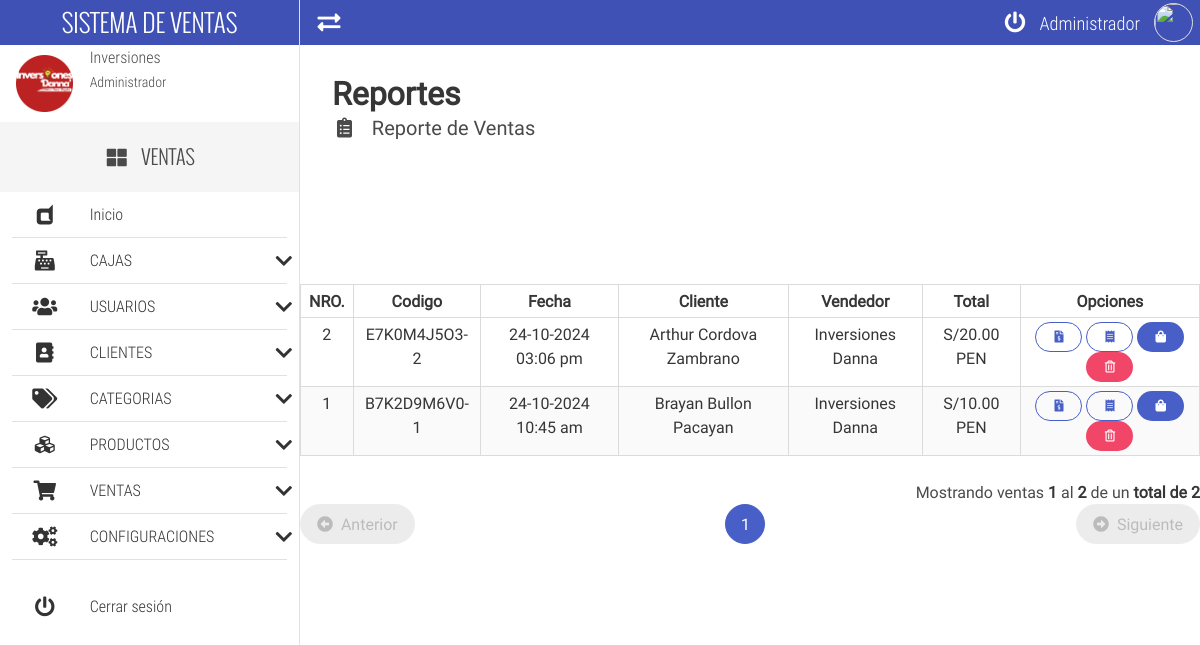
Page /saleList/ (signed in) on the committed database.
### tables this page shows
CREATE TABLE `venta` (
  `venta_id` int(30) NOT NULL,
  `venta_codigo` varchar(200) NOT NULL,
  `venta_fecha` date NOT NULL,
  `venta_hora` varchar(17) NOT NULL,
  `venta_total` decimal(30,2) NOT NULL,
  `venta_pagado` decimal(30,2) NOT NULL,
  `venta_cambio` decimal(30,2) NOT NULL,
  `usuario_id` int(7) NOT NULL,
  `cliente_id` int(10) NOT NULL,
  `caja_id` int(5) NOT NULL
);

CREATE TABLE `cliente` (
  `cliente_id` int(10) NOT NULL,
  `cliente_tipo_documento` varchar(15) NOT NULL,
  `cliente_numero_documento` varchar(20) NOT NULL,
  `cliente_nombre` varchar(50) NOT NULL,
  `cliente_apellido` varchar(50) NOT NULL,
  `cliente_provincia` varchar(30) NOT NULL,
  `cliente_ciudad` varchar(30) NOT NULL,
  `cliente_direccion` varchar(70) NOT NULL,
  `cliente_telefono` varchar(20) NOT NULL,
  `cliente_email` varchar(50) NOT NULL
);

CREATE TABLE `usuario` (
  `usuario_id` int(7) NOT NULL,
  `usuario_nombre` varchar(50) NOT NULL,
  `usuario_apellido` varchar(50) NOT NULL,
  `usuario_email` varchar(50) NOT NULL,
  `usuario_usuario` varchar(30) NOT NULL,
  `usuario_clave` varchar(30) NOT NULL,
  `usuario_foto` varchar(200) NOT NULL,
  `caja_id` int(5) NOT NULL
);

### app/controllers/saleController.php (the view, shortened to what this page needs)
<?php
	class saleController extends mainModel{
		public function listarVentaControlador($pagina,$registros,$url,$busqueda){
			$pagina=$this->limpiarCadena($pagina);
			$registros=$this->limpiarCadena($registros);
			$url=$this->limpiarCadena($url);
			$url=APP_URL.$url."/";
			$busqueda=$this->limpiarCadena($busqueda);
			$tabla="";
			$pagina = (isset($pagina) && $pagina>0) ? (int) $pagina : 1;
			$inicio = ($pagina>0) ? (($pagina * $registros)-$registros) : 0;
			$campos_tablas="venta.venta_id,venta.venta_codigo,venta.venta_fecha,venta.venta_hora,venta.venta_total,venta.usuario_id,venta.cliente_id,venta.caja_id,usuario.usuario_id,usuario.usuario_nombre,usuario.usuario_apellido,cliente.cliente_id,cliente.cliente_nombre,cliente.cliente_apellido";
			if(isset($busqueda) && $busqueda!=""){
				$consulta_datos="SELECT $campos_tablas FROM venta INNER JOIN cliente ON venta.cliente_id=cliente.cliente_id INNER JOIN usuario ON venta.usuario_id=usuario.usuario_id WHERE (venta.venta_codigo='$busqueda') ORDER BY venta.venta_id DESC LIMIT $inicio,$registros";
				$consulta_total="SELECT COUNT(venta_id) FROM venta WHERE (venta.venta_codigo='$busqueda')";
			}else{
				$consulta_datos="SELECT $campos_tablas FROM venta INNER JOIN cliente ON venta.cliente_id=cliente.cliente_id INNER JOIN usuario ON venta.usuario_id=usuario.usuario_id ORDER BY venta.venta_id DESC LIMIT $inicio,$registros";
				$consulta_total="SELECT COUNT(venta_id) FROM venta";
			}
			$datos = $this->ejecutarConsulta($consulta_datos);
			$datos = $datos->fetchAll();
			$total = $this->ejecutarConsulta($consulta_total);
			$total = (int) $total->fetchColumn();
			$numeroPaginas =ceil($total/$registros);
			$tabla.='
		        <div class="table-container">
		        <table class="table is-bordered is-striped is-narrow is-hoverable is-fullwidth">
		            <thead>
		                <tr>
		                    <th class="has-text-centered">NRO.</th>
		                    <th class="has-text-centered">Codigo</th>
		                    <th class="has-text-centered">Fecha</th>
		                    <th class="has-text-centered">Cliente</th>
		                    <th class="has-text-centered">Vendedor</th>
		                    <th class="has-text-centered">Total</th>
		                    <th class="has-text-centered">Opciones</th>
		                </tr>
		            </thead>
		            <tbody>
		    ';
		    if($total>=1 && $pagina<=$numeroPaginas){
				$contador=$inicio+1;
				$pag_inicio=$inicio+1;
				foreach($datos as $rows){
					$tabla.='
						<tr class="has-text-centered" >
							<td>'.$rows['venta_id'].'</td>
							<td>'.$rows['venta_codigo'].'</td>
							<td>'.date("d-m-Y", strtotime($rows['venta_fecha'])).' '.$rows['venta_hora'].'</td>
							<td>'.$this->limitarCadena($rows['cliente_nombre'].' '.$rows['cliente_apellido'],30,"...").'</td>
							<td>'.$this->limitarCadena($rows['usuario_nombre'].' '.$rows['usuario_apellido'],30,"...").'</td>
							<td>'.MONEDA_SIMBOLO.number_format($rows['venta_total'],MONEDA_DECIMALES,MONEDA_SEPARADOR_DECIMAL,MONEDA_SEPARADOR_MILLAR).' '.MONEDA_NOMBRE.'</td>
			                <td>
			                	<button type="button" class="button is-link is-outlined is-rounded is-small btn-sale-options" onclick="print_invoice(\''.APP_URL.'app/pdf/invoice.php?code='.$rows['venta_codigo'].'\')" title="Imprimir factura Nro. '.$rows['venta_id'].'" >
	                                <i class="fas fa-file-invoice-dollar fa-fw"></i>
	                            </button>
                                <button type="button" class="button is-link is-outlined is-rounded is-small btn-sale-options" onclick="print_ticket(\''.APP_URL.'app/pdf/ticket.php?code='.$rows['venta_codigo'].'\')" title="Imprimir ticket Nro. '.$rows['venta_id'].'" >
                                    <i class="fas fa-receipt fa-fw"></i>
                                </button>
			                    <a href="'.APP_URL.'saleDetail/'.$rows['venta_codigo'].'/" class="button is-link is-rounded is-small" title="Informacion de venta Nro. '.$rows['venta_id'].'" >
			                    	<i class="fas fa-shopping-bag fa-fw"></i>
			                    </a>
			                	<form class="FormularioAjax is-inline-block" action="'.APP_URL.'app/ajax/ventaAjax.php" method="POST" autocomplete="off" >
			                		<input type="hidden" name="modulo_venta" value="eliminar_venta">
			                		<input type="hidden" name="venta_id" value="'.$rows['venta_id'].'">
			                    	<button type="submit" class="button is-danger is-rounded is-small" title="Eliminar venta Nro. '.$rows['venta_id'].'" >
			                    		<i class="far fa-trash-alt fa-fw"></i>
			                    	</button>
			                    </form>
			                </td>
						</tr>
					';
					$contador++;
				}
				$pag_final=$contador-1;
			}
			$tabla.='</tbody></table></div>';
			if($total>0 && $pagina<=$numeroPaginas){
				$tabla.='<p class="has-text-right">Mostrando ventas <strong>'.$pag_inicio.'</strong> al <strong>'.$pag_final.'</strong> de un <strong>total de '.$total.'</strong></p>';
				$tabla.=$this->paginadorTablas($pagina,$numeroPaginas,$url,7);
			}
			return $tabla;
		}
	}

### app/views/css/all.css (style rules this page uses)
.fa-fw { text-align: center; width: 1.25em; }
.fa-file-invoice-dollar:before { content: "\f571"; }
.fa-receipt:before { content: "\f543"; }
.fa-shopping-bag:before { content: "\f290"; }
.fa-trash-alt:before { content: "\f2ed"; }
.far { font-family: 'Font Awesome 5 Free'; font-weight: 400; }

### app/views/css/estilos.css (style rules this page uses)
body,html { height: 100%; width: 100%; margin: 0; padding: 0; font-size: 16px; font-family: "RobotoRegular"; position: relative; background-color: #fff; }

### rows in the picture
venta: venta_id "2", venta_codigo "E7K0M4J5O3-2", venta_fecha "24-10-2024", venta_hora "03:06 pm", cliente.cliente_apellido "Arthur Cordova Zambrano", usuario.usuario_apellido "Inversiones Danna", venta_total "20.00"
venta: venta_id "1", venta_codigo "B7K2D9M6V0-1", venta_fecha "24-10-2024", venta_hora "10:45 am", cliente.cliente_apellido "Brayan Bullon Pacayan", usuario.usuario_apellido "Inversiones Danna", venta_total "10.00"

### other values in the picture
$_SESSION['nombre'] "Inversiones"
$_SESSION['usuario'] "Administrador"
APP_NAME "VENTAS"
$pag_inicio "1"
$pag_final "2"
$total "2"
